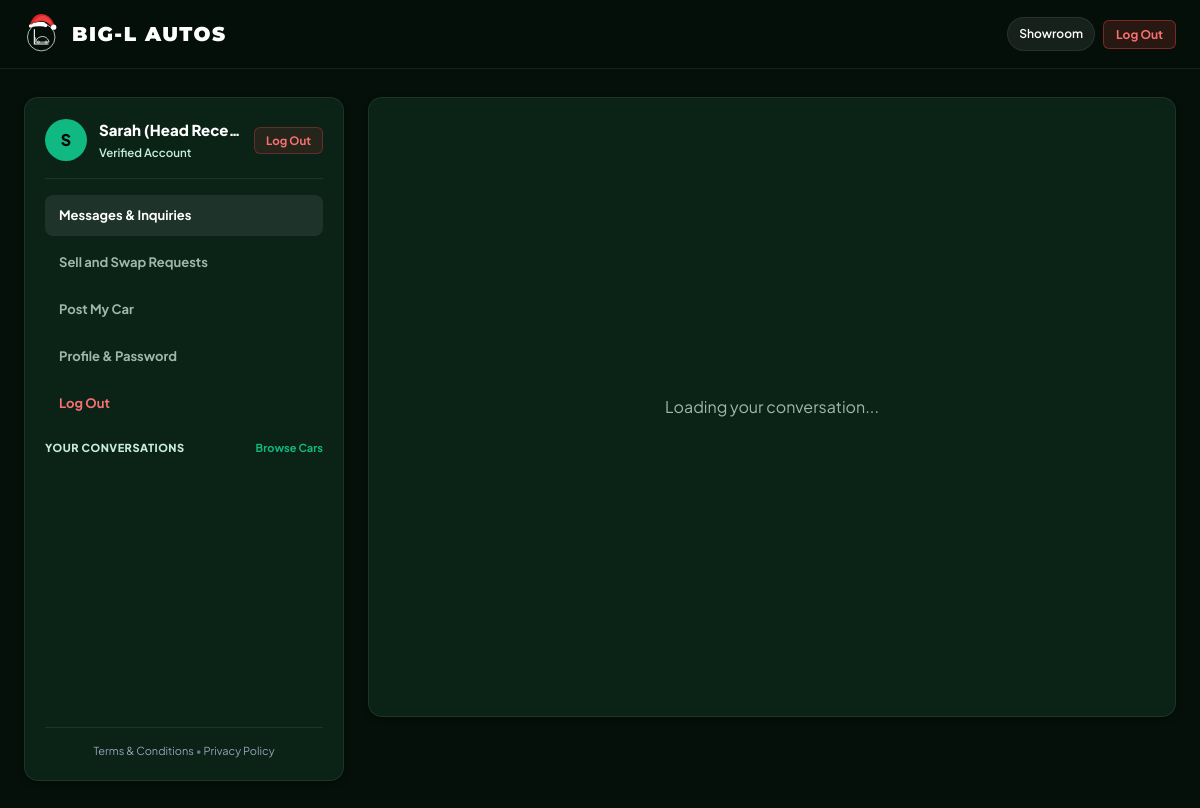
The page /customer (signed in) on the database as committed earlier.
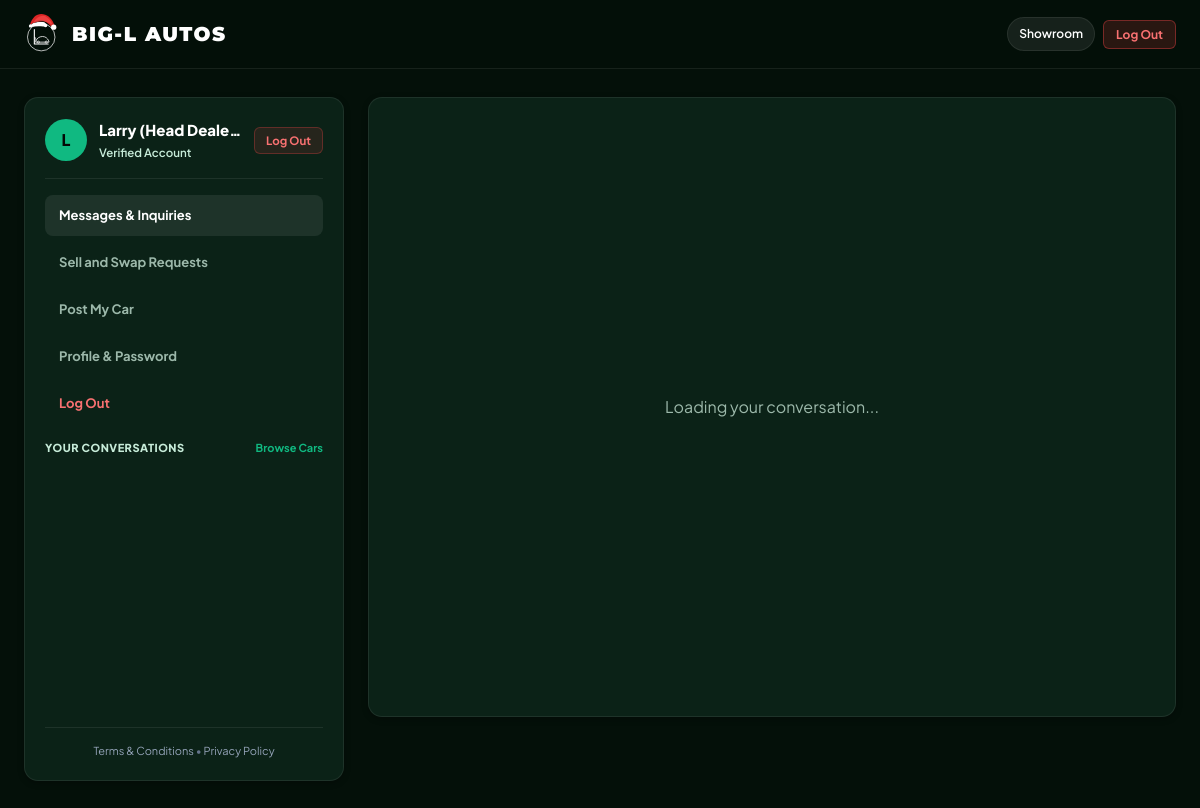
The same page on the database as committed later.
### tables this page shows
CREATE TABLE users (
        id INTEGER PRIMARY KEY AUTOINCREMENT,
        name TEXT NOT NULL,
        email TEXT UNIQUE NOT NULL,
        phone TEXT,
        password_hash TEXT NOT NULL,
        role TEXT NOT NULL DEFAULT 'customer',
        created_at TIMESTAMP DEFAULT CURRENT_TIMESTAMP
    , can_post INTEGER DEFAULT 0, seller_status TEXT DEFAULT 'none', seller_requested_at TIMESTAMP);

### app.py (the view)
@app.route('/customer')
def customer_dashboard():
    user = get_current_user()
    if not user:
        return redirect(url_for('home', open_auth='login'))
    return render_template('customer.html', user=user)

### app.py (called while the page is built)
@app.after_request
def add_cache_control_headers(response):
    ctype = response.headers.get('Content-Type', '')
    is_dev = app.debug or app.config.get('TESTING')
    if 'text/html' in ctype:
        response.headers['Cache-Control'] = 'no-cache, no-store, must-revalidate, max-age=0'
        response.headers['Pragma'] = 'no-cache'
        response.headers['Expires'] = '0'
    elif any(t in ctype for t in ['text/css', 'javascript', 'image/']):
        if is_dev:
            response.headers['Cache-Control'] = 'no-cache, must-revalidate, max-age=0'
        else:
            response.headers['Cache-Control'] = 'public, max-age=31536000, immutable'
    return response

def get_current_user():
    user_id = session.get('user_id')
    if not user_id:
        return None
    db = get_db()
    cursor = db.cursor()
    cursor.execute("SELECT id, name, email, phone, role, can_post, seller_status, created_at FROM users WHERE id = ?", (user_id,))
    row = cursor.fetchone()
    db.close()
    if row:
        return dict(row)
    return None

### database.py (called while the page is built)
def get_db():
    conn = sqlite3.connect(DB_PATH, timeout=20.0)
    conn.row_factory = sqlite3.Row
    conn.execute("PRAGMA journal_mode=WAL")
    conn.execute("PRAGMA busy_timeout=5000")
    return conn

### templates/customer.html (shortened to what this page needs)
<!DOCTYPE html>
<html lang="en">
<head>
  <link rel="stylesheet" href="/static/css/style.css?v=6.3">
</head>
<body class="theme-dark-green">
  <header class="navbar">
    <div class="container nav-inner">
      <a href="/" class="brand-logo">
        <div class="logo-symbol" style="width: 36px; height: 38px;">
        </div>
        <div class="brand-text">
          <h1><span class="brand-name-main">BIG-L</span><span class="brand-name-sub"> AUTOS</span></h1>
        </div>
      </a>
      <div class="nav-actions customer-nav-actions" style="display: flex; align-items: center; gap: 8px;">
        <a href="/" class="btn btn-secondary btn-sm" style="padding: 6px 11px; font-size: 12px; font-weight: 600; white-space: nowrap;">Showroom</a>
        <div id="navAuthArea">
          <button onclick="handleLogout()" class="btn btn-sm" style="background: rgba(239, 68, 68, 0.16); color: #f87171; border: 1px solid rgba(239, 68, 68, 0.4); font-size: 12px; font-weight: 700; padding: 6px 12px; border-radius: 6px; cursor: pointer; flex-shrink: 0; white-space: nowrap;">Log Out</button>
        </div>
      </div>
    </div>
  </header>
  <div class="container">
    <div class="dashboard-layout" id="customerDashboardLayout">
      <aside id="customerSidebar">
        <div class="sidebar-card">
          <div class="user-profile-badge" style="display: flex; align-items: center; justify-content: space-between; gap: 12px; padding-bottom: 16px; border-bottom: 1px solid var(--border-dark); margin-bottom: 16px;">
            <div style="display: flex; align-items: center; gap: 12px; min-width: 0;">
              <div class="avatar-initials" style="flex-shrink: 0;">
                {{ user.name[0] if user else 'U' }}
              </div>
              <div style="min-width: 0;">
                <h3 style="font-size: 15px; font-weight: 750; color: var(--white); margin: 0; white-space: nowrap; overflow: hidden; text-overflow: ellipsis;" id="customerWelcomeName">
                  {{ user.name if user else 'Customer' }}
                </h3>
                <p style="font-size: 11.5px; color: var(--mint); margin: 2px 0 0 0; font-weight: 600;">Verified Account</p>
              </div>
            </div>
            <button type="button" onclick="handleLogout()" class="btn btn-sm" style="background: rgba(239, 68, 68, 0.12); color: #f87171; border: 1px solid rgba(239, 68, 68, 0.3); font-size: 11.5px; font-weight: 700; padding: 5px 11px; border-radius: 6px; cursor: pointer; flex-shrink: 0; white-space: nowrap;">
              Log Out
            </button>
          </div>
          <div style="margin-bottom:16px;">
            <ul class="sidebar-nav">
              <li class="sidebar-nav-item active" id="navItemChats" onclick="switchCustomerTab('chats')">
                <span>Messages &amp; Inquiries</span>
              </li>
              <li class="sidebar-nav-item" id="navItemSwap" onclick="switchCustomerTab('swap')">
                <span>Sell and Swap Requests</span>
              </li>
              <li class="sidebar-nav-item" id="navItemMyListings" onclick="switchCustomerTab('mylistings')">
                <span>Post My Car</span>
              </li>
              <li class="sidebar-nav-item" id="navItemProfile" onclick="switchCustomerTab('profile')">
                <span>Profile &amp; Password</span>
              </li>
              <li class="sidebar-nav-item" onclick="handleLogout()" style="cursor: pointer;">
                <span style="color: #f87171; font-weight: 700;">Log Out</span>
              </li>
            </ul>
          </div>
          <div id="sidebarChatsSection">
            <div style="display:flex; justify-content:space-between; align-items:center; margin-bottom:10px;">
              <span
                style="font-size:11px; font-weight:800; text-transform:uppercase; color:var(--mint); letter-spacing:0.5px;">Your
                Conversations</span>
              <a href="/" style="font-size:11px; font-weight:700; color:var(--green-primary);">Browse Cars</a>
            </div>
            <div class="chat-threads-list" id="customerChatsList">
            </div>
          </div>
          <div style="margin-top: 20px; padding-top: 14px; border-top: 1px solid var(--border-dark); font-size: 11px; color: var(--gray-500); text-align: center;">
            <a href="/terms" target="_blank" style="color: var(--gray-400); text-decoration: none;">Terms &amp; Conditions</a> &bull;
            <a href="/privacy" target="_blank" style="color: var(--gray-400); text-decoration: none;">Privacy Policy</a>
          </div>
        </div>
      </aside>
      <main id="customerMain">
        <div id="customerChatsTab">
          <div class="chat-window" id="chatWindow">
            <div
              style="display:flex; flex-direction:column; align-items:center; justify-content:center; height:100%; color:var(--gray-text);">
              <p>Loading your conversation...</p>
            </div>
          </div>
        </div>
      </main>
    </div>
  </div>
</body>
</html>

Rows that differ between the two databases and show on the page:
changed users: name "S" → "L"; name "Sarah (Head Rece…" → "Larry (Head Deale…"
